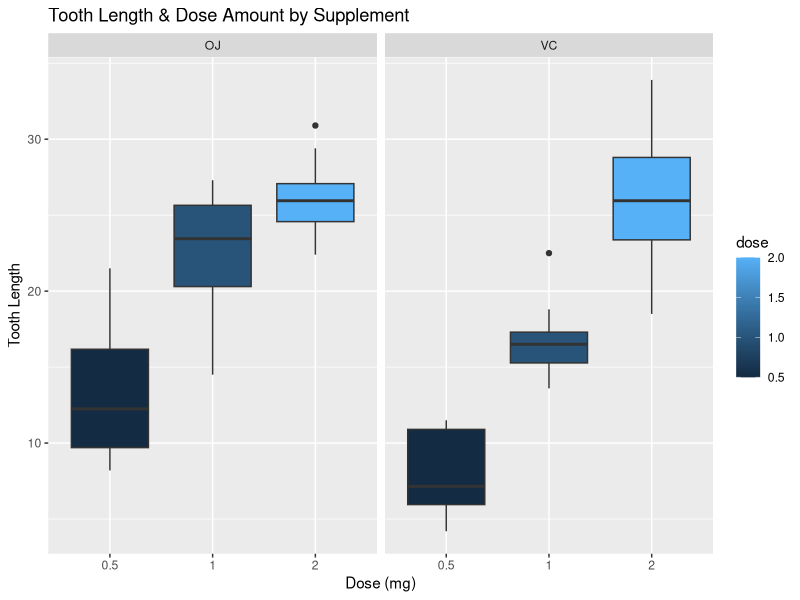
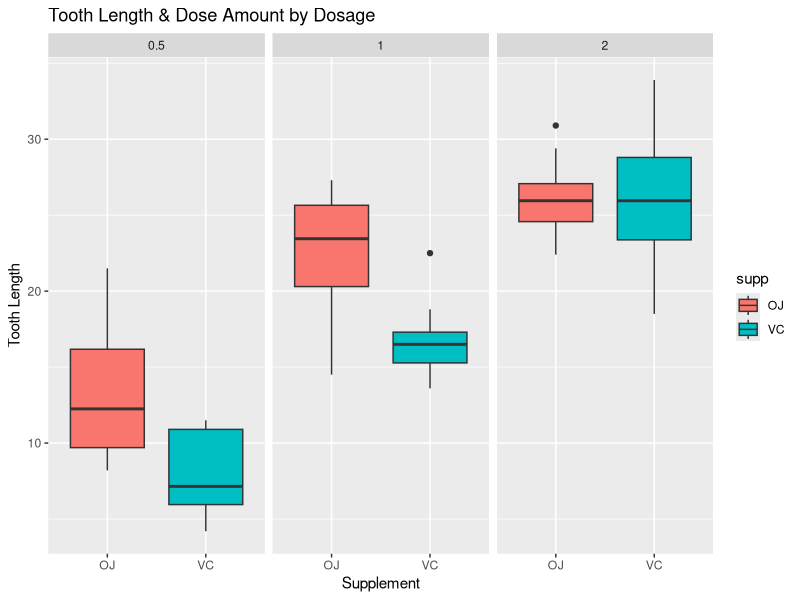

Source code (R) for these figures, in order:
## ---- chunk 1
# load graphing tool interface package
library(ggplot2)

# initialize data category
Tooth <- ToothGrowth
## ---- chunk 2
# General summaries for the data frame
summary(Tooth)

# Examine the characteristics for each section
str(Tooth)
## ---- chunk 3
# Use boxplot by having the classified grid for supplement
  ggplot(aes(x = as.factor(dose),y = len), data = Tooth) +     geom_boxplot(aes(fill = dose)) + 
  xlab("Dose (mg)") + 
  ylab("Tooth Length")+ 
  facet_grid(~ supp) + 
  ggtitle("Tooth Length & Dose Amount by Supplement")
## ---- chunk 4
# Use boxplot by having the classified grid for dosage
  ggplot(aes(x = supp,y = len), data = Tooth)+ 
  geom_boxplot(aes(fill = supp)) + 
  xlab("Supplement") + 
  ylab("Tooth Length") + 
  facet_grid(~ dose) + 
  ggtitle("Tooth Length & Dose Amount by Dosage")
## ---- chunk 5
# Use 2 sample t-test to compare
t.test(len ~ supp, data = Tooth)
## ---- chunk 6
# Use 2 sample t-test to compare where the dosage is 0.5 and 1
Tooth1 <- subset(Tooth, Tooth$dose %in% c(0.5,1))
t.test(len ~ dose, data = Tooth1)
## ---- chunk 7
# Use 2 sample t-test to compare where the dosage is 1 and 2
Tooth2 <- subset(Tooth, Tooth$dose %in% c(1,2))
t.test(len ~ dose, data = Tooth2)
## ---- chunk 8
# Use 2 sample t-test to compare where the dosage is 0.5 and 2
Tooth3 <- subset(Tooth, Tooth$dose %in% c(0.5,2))
t.test(len ~ dose, data = Tooth3)
